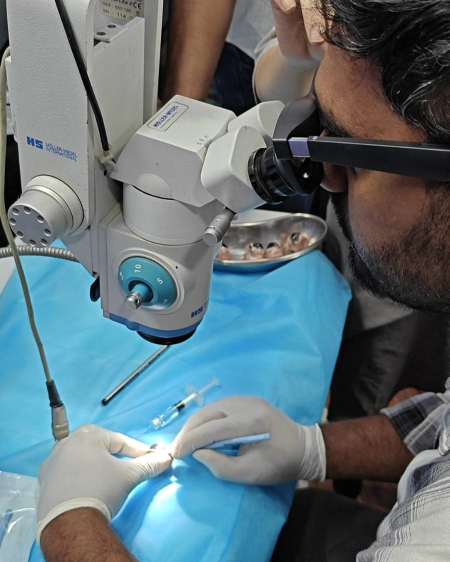
#> input picture blueprint-site/site/assets/or-surgeon.jpg, 899 x 1124 px, found by its file name (shown at 1/2 size)
$ python theatres.py
#> lines starting #> are read from the running program, lines starting #| are printed output that depends on the picture
### tools/campaign-art/artlib.py
"""Shared helpers for the campaign art scripts (see README.md).

mask():   the character cut out of a light, low-saturation background.
paint():  covers a box with the colour of the surface around it.
smooth(): blurs a mark away and restores the picture's own grain.
"""
import numpy as np
from PIL import Image, ImageDraw, ImageFilter
from scipy import ndimage

# Background = light, greyish pixels connected to the frame's edge. The clip's
# backgrounds stay above 138 in every channel and within 72 of grey; the
# toddler's skin, hair and costume don't.
MIN_LIGHT, MAX_CHROMA = 138, 72


# [35 lines left out: functions mask, paint, not called in this run]


def smooth(img, box, feather=7, radius=14, side="above"):
    """Blurs the mark away, then puts back the picture's own grain (the
    fine detail of the surface just above), so the paint still reads."""
    x0, y0, x1, y1 = box
    h = y1 - y0
    a = np.asarray(img).astype(float)
    blurred = np.asarray(img.filter(ImageFilter.GaussianBlur(radius))).astype(float)
    detail = a - np.asarray(img.filter(ImageFilter.GaussianBlur(2))).astype(float)
    out = a.copy()
    w = x1 - x0
    if side == "above":
        grain = detail[y0 - h - 6:y1 - h - 6, x0:x1]
    else:
        # Fine film grain, for a surface too patterned to borrow from.
        grain = np.random.default_rng(7).normal(0, 4, (h, w, 1)).repeat(3, axis=2)
    out[y0:y1, x0:x1] = blurred[y0:y1, x0:x1] + grain
    layer = Image.fromarray(np.clip(out, 0, 255).astype(np.uint8))
    mask = Image.new("L", img.size, 0)
    ImageDraw.Draw(mask).rounded_rectangle(box, radius=10, fill=255)
    mask = mask.filter(ImageFilter.GaussianBlur(feather))
    return Image.composite(layer, img, mask)

### tools/campaign-art/theatres.py
"""Real photos for "In real theatres": the microscope maker's marks, its
REF/SN plate and the on-screen FPS readout painted out (no part numbers,
serials or performance readouts on the site)."""
import numpy as np
from PIL import Image, ImageDraw, ImageFilter

import sys, os
sys.path.insert(0, os.path.dirname(os.path.abspath(__file__)))
from artlib import smooth  # noqa: E402

jobs = {
    # Cropped 64px off the top first (the REF/SN plate), so these sit 64px higher.
    "or-surgeon.jpg": [(40, 194, 172, 270), (284, 130, 388, 202), (372, 540, 430, 570)],
    "slitlamp-doctor.jpg": [(518, 342, 604, 374)],
}
for name, boxes in jobs.items():
    img = Image.open(name).convert("RGB")
#> img is the input picture: PIL image 899x1124 RGB; mean R, G, B 97, 115, 121.4
    if name == "or-surgeon.jpg":
        img = img.crop((0, 64, img.width, img.height))
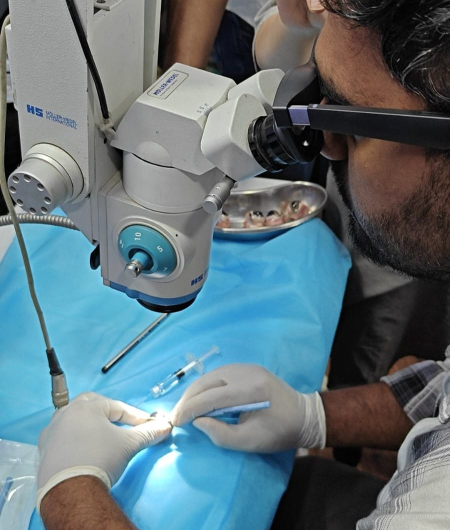
#> img: PIL image 899x1060 RGB (shown at 1/2 size); mean R, G, B 96.7, 116.3, 123.4
    for box in boxes:
        h = box[3] - box[1]
        side = "above" if box[1] - 2 * h - 6 > 0 and name != "or-surgeon.jpg" else "grain"
        soft = 14 if name == "or-surgeon.jpg" else 8
        img = smooth(img, box, feather=soft, radius=20, side=side)
        img = smooth(img, box, feather=soft, radius=26, side=side)
#> this loop made 3 passes
#> pass 1, in smooth, `blurred = np.asarray(img.filter(ImageFilter.GaussianBlur(radius))).ast..`:
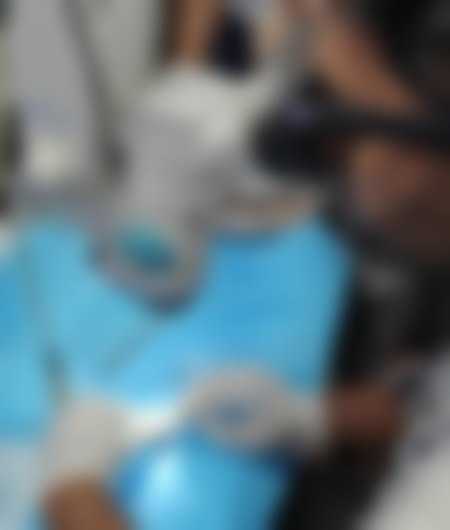
#> blurred: shape (1060, 899, 3) float64 (shown at 1/2 size); mean R, G, B 96.7, 116.3, 123.4
#> pass 1, in smooth, `detail = a - np.asarray(img.filter(ImageFilter.GaussianBlur(2))).astyp..`:
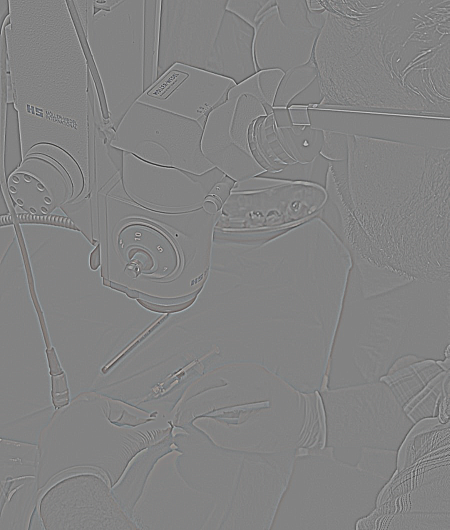
#> detail: shape (1060, 899, 3) float64 (shown at 1/2 size); mean R, G, B 0, 0, 0; drawn with min black and max white
    img.save("clean-" + name, quality=88)
    print(name, "done")
#> pass 2 of the loop `for name, boxes in jobs.items():`:
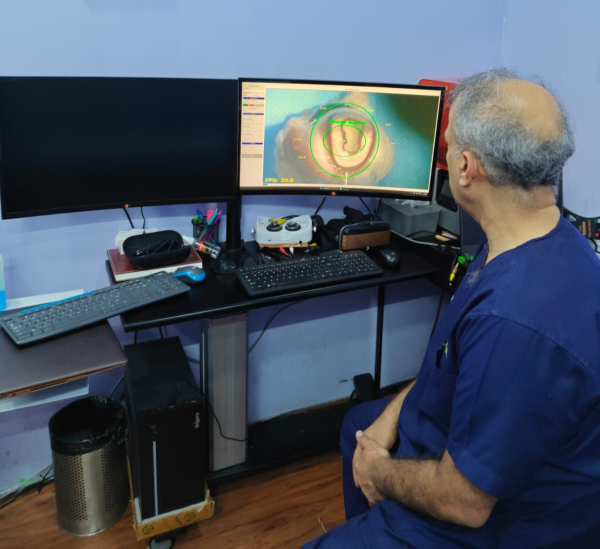
#> input picture blueprint-site/site/assets/slitlamp-doctor.jpg, 1200 x 1097 px, found by its file name (shown at 1/2 size)
#> img is the input picture: PIL image 1200x1097 RGB; mean R, G, B 74.9, 84.5, 98.7
#> the loop `for box in boxes:` made 1 pass
#> pass 1, in smooth (call 7), `detail = a - np.asarray(img.filter(ImageFilter.GaussianBlur(2))).astyp..`:
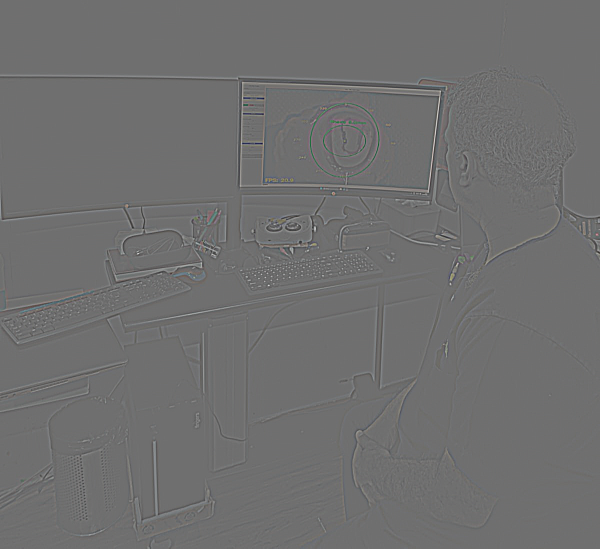
#> detail: shape (1097, 1200, 3) float64 (shown at 1/2 size); mean R, G, B 0, 0, 0; drawn with min black and max white
#> pass 1, in smooth (call 7), `grain = detail[y0 - h - 6:y1 - h - 6, x0:x1]`:
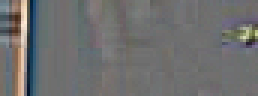
#> grain: shape (32, 86, 3) float64 (shown 3 times larger); mean R, G, B -0.1, 0, 0; drawn with min black and max white

im = Image.open("clean-or-surgeon.jpg"); im.resize((im.width // 3, im.height // 3)).save("check-surgeon.jpg")
#> after `im = Image.open('clean-or-surgeon.jpg')`:
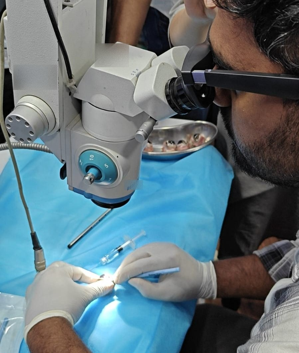
#> saved as check-surgeon.jpg: PIL image 299x353 RGB; mean R, G, B 96.6, 116.2, 123.2
im = Image.open("clean-slitlamp-doctor.jpg"); im.crop((440, 120, 920, 380)).save("check-slit.jpg")
#> after `im = Image.open('clean-slitlamp-doctor.jpg')`:
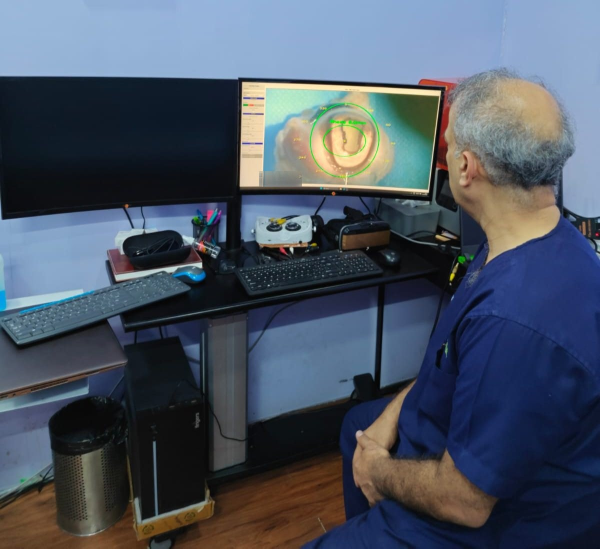
#> im: PIL image 1200x1097 RGB (shown at 1/2 size); mean R, G, B 74.8, 84.5, 98.7
#> after `im = Image.open('clean-slitlamp-doctor.jpg')`:
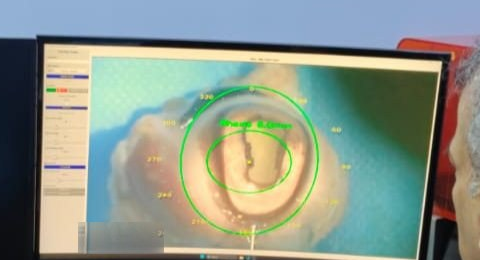
#> saved as check-slit.jpg: PIL image 480x260 RGB; mean R, G, B 140.5, 150.7, 137.1
